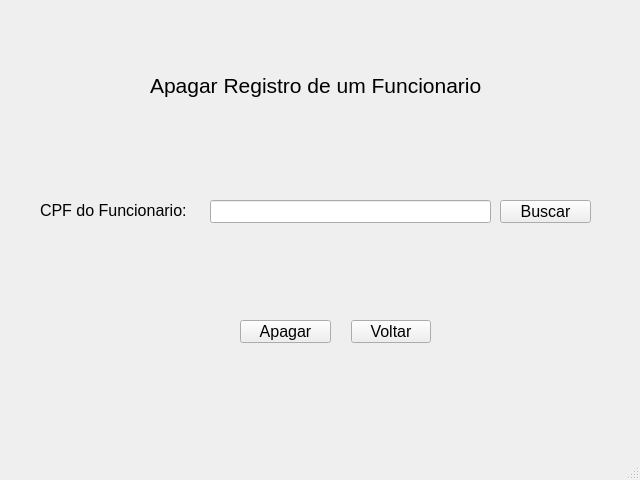
<?xml version="1.0" encoding="UTF-8"?>
<ui version="4.0">
 <class>MainWindow</class>
 <widget class="QMainWindow" name="MainWindow">
  <property name="geometry">
   <rect>
    <x>0</x>
    <y>0</y>
    <width>640</width>
    <height>480</height>
   </rect>
  </property>
  <property name="windowTitle">
   <string>MainWindow</string>
  </property>
  <widget class="QWidget" name="centralwidget">
   <widget class="QLineEdit" name="lineEdit_2">
    <property name="geometry">
     <rect>
      <x>210</x>
      <y>200</y>
      <width>281</width>
      <height>23</height>
     </rect>
    </property>
   </widget>
   <widget class="QLabel" name="label">
    <property name="geometry">
     <rect>
      <x>40</x>
      <y>200</y>
      <width>161</width>
      <height>20</height>
     </rect>
    </property>
    <property name="font">
     <font>
      <pointsize>12</pointsize>
     </font>
    </property>
    <property name="text">
     <string>CPF do Funcionario:</string>
    </property>
   </widget>
   <widget class="QLabel" name="titulo">
    <property name="geometry">
     <rect>
      <x>150</x>
      <y>60</y>
      <width>371</width>
      <height>51</height>
     </rect>
    </property>
    <property name="font">
     <font>
      <pointsize>16</pointsize>
     </font>
    </property>
    <property name="text">
     <string>Apagar Registro de um Funcionario</string>
    </property>
   </widget>
   <widget class="QPushButton" name="pushButton">
    <property name="geometry">
     <rect>
      <x>500</x>
      <y>200</y>
      <width>91</width>
      <height>23</height>
     </rect>
    </property>
    <property name="font">
     <font>
      <pointsize>12</pointsize>
     </font>
    </property>
    <property name="cursor">
     <cursorShape>PointingHandCursor</cursorShape>
    </property>
    <property name="text">
     <string>Buscar</string>
    </property>
   </widget>
   <widget class="QPushButton" name="pushButton_2">
    <property name="geometry">
     <rect>
      <x>351</x>
      <y>320</y>
      <width>80</width>
      <height>23</height>
     </rect>
    </property>
    <property name="font">
     <font>
      <pointsize>12</pointsize>
     </font>
    </property>
    <property name="cursor">
     <cursorShape>PointingHandCursor</cursorShape>
    </property>
    <property name="text">
     <string>Voltar</string>
    </property>
   </widget>
   <widget class="QPushButton" name="pushButton_3">
    <property name="geometry">
     <rect>
      <x>240</x>
      <y>320</y>
      <width>91</width>
      <height>23</height>
     </rect>
    </property>
    <property name="font">
     <font>
      <pointsize>12</pointsize>
     </font>
    </property>
    <property name="cursor">
     <cursorShape>PointingHandCursor</cursorShape>
    </property>
    <property name="text">
     <string>Apagar</string>
    </property>
   </widget>
  </widget>
  <widget class="QMenuBar" name="menubar">
   <property name="geometry">
    <rect>
     <x>0</x>
     <y>0</y>
     <width>640</width>
     <height>20</height>
    </rect>
   </property>
  </widget>
  <widget class="QStatusBar" name="statusbar"/>
 </widget>
 <resources/>
 <connections/>
</ui>
